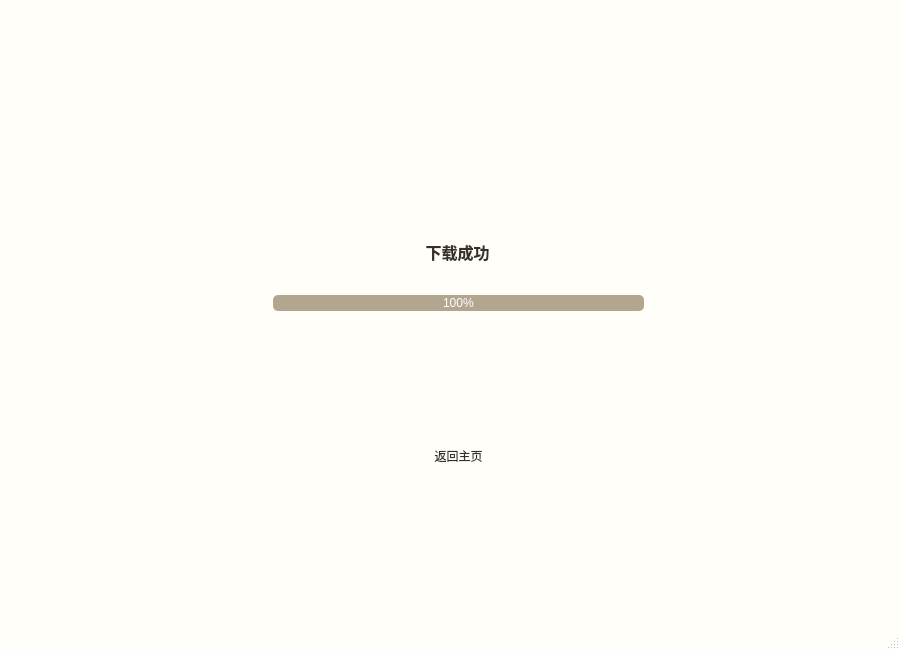
<?xml version="1.0" encoding="UTF-8"?>
<ui version="4.0">
 <class>MainWindow_success</class>
 <widget class="QMainWindow" name="MainWindow_success">
  <property name="geometry">
   <rect>
    <x>0</x>
    <y>0</y>
    <width>900</width>
    <height>650</height>
   </rect>
  </property>
  <property name="minimumSize">
   <size>
    <width>900</width>
    <height>650</height>
   </size>
  </property>
  <property name="maximumSize">
   <size>
    <width>900</width>
    <height>650</height>
   </size>
  </property>
  <property name="baseSize">
   <size>
    <width>900</width>
    <height>650</height>
   </size>
  </property>
  <property name="windowTitle">
   <string>MainWindow</string>
  </property>
  <property name="styleSheet">
   <string notr="true">QMainWindow#MainWindow_success{
	background:#FFFEF8
}</string>
  </property>
  <widget class="QWidget" name="centralwidget">
   <widget class="QPushButton" name="pushButton_home">
    <property name="geometry">
     <rect>
      <x>433</x>
      <y>394</y>
      <width>51</width>
      <height>51</height>
     </rect>
    </property>
    <property name="font">
     <font>
      <family>黑体</family>
      <pointsize>26</pointsize>
     </font>
    </property>
    <property name="cursor">
     <cursorShape>PointingHandCursor</cursorShape>
    </property>
    <property name="styleSheet">
     <string notr="true">QPushButton#pushButton_home{
	background:#FFFEF8;
	border:1px solid #FFFEF8;
	border-radius:5px;
}  

QPushButton#pushButton_home:pressed{
	border:10px solid #ffffff;
	border-radius:5px;
	background:#FAF2EE;

}

QPushButton#pushButton_home:hover{
	border:1px solid #ECDAC8;
	border-radius:5px;
}</string>
    </property>
    <property name="text">
     <string/>
    </property>
    <property name="icon">
     <iconset>
      <normaloff>icon/home.png</normaloff>icon/home.png</iconset>
    </property>
    <property name="iconSize">
     <size>
      <width>38</width>
      <height>38</height>
     </size>
    </property>
   </widget>
   <widget class="QLabel" name="label_downloadsuccess">
    <property name="geometry">
     <rect>
      <x>417</x>
      <y>236</y>
      <width>81</width>
      <height>31</height>
     </rect>
    </property>
    <property name="font">
     <font>
      <family>微软雅黑</family>
      <pointsize>12</pointsize>
      <weight>75</weight>
      <bold>true</bold>
     </font>
    </property>
    <property name="styleSheet">
     <string notr="true">QLabel#label_downloadsuccess{
	color:#383028
}</string>
    </property>
    <property name="text">
     <string>下载成功</string>
    </property>
    <property name="alignment">
     <set>Qt::AlignCenter</set>
    </property>
   </widget>
   <widget class="QProgressBar" name="progressBar3">
    <property name="geometry">
     <rect>
      <x>273</x>
      <y>295</y>
      <width>371</width>
      <height>16</height>
     </rect>
    </property>
    <property name="styleSheet">
     <string notr="true">QProgressBar#progressBar3{
    border: none;
    color: white;
   	text-align: center;
    background:#f9f4dc;
	border-radius:5px;

}

QProgressBar#progressBar3::chunk {
        border: none;
        background: #B2A68F;
		border-radius:5px;
}</string>
    </property>
    <property name="value">
     <number>100</number>
    </property>
   </widget>
   <widget class="QLabel" name="label_backhome">
    <property name="geometry">
     <rect>
      <x>418</x>
      <y>440</y>
      <width>81</width>
      <height>31</height>
     </rect>
    </property>
    <property name="font">
     <font>
      <family>黑体</family>
      <pointsize>9</pointsize>
      <weight>50</weight>
      <bold>false</bold>
     </font>
    </property>
    <property name="styleSheet">
     <string notr="true">QLabel#label_backhome{
	color:#383028
}</string>
    </property>
    <property name="text">
     <string>返回主页</string>
    </property>
    <property name="alignment">
     <set>Qt::AlignCenter</set>
    </property>
   </widget>
  </widget>
  <widget class="QMenuBar" name="menubar">
   <property name="geometry">
    <rect>
     <x>0</x>
     <y>0</y>
     <width>900</width>
     <height>23</height>
    </rect>
   </property>
  </widget>
  <widget class="QStatusBar" name="statusbar"/>
 </widget>
 <resources/>
 <connections/>
</ui>
